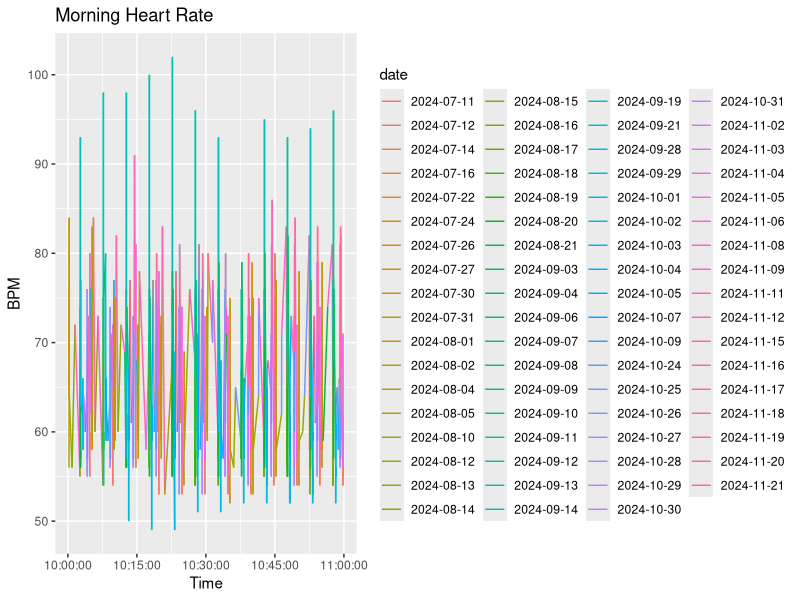
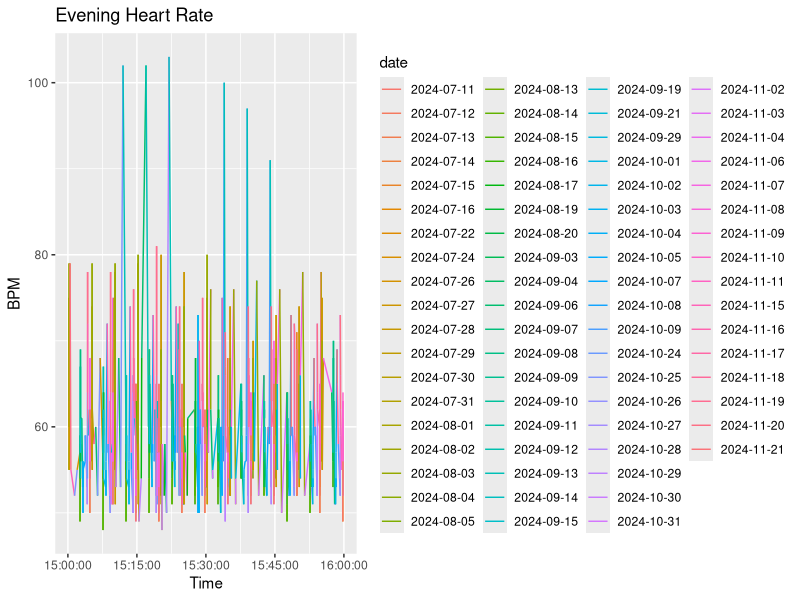

Reproduce these figures in R, in order.
Heart_rate <- read.csv("oura_heart-rate_2024-12-17T01-13-44.csv")
View(Heart_rate)

library(tidyverse)
library(ggplot2)

# Separate date and time into two different columns
Heart_rate_separated <- Heart_rate %>%
  separate(timestamp, into = c("date", "time"), sep = "T") %>%
  mutate(
    time = str_remove(time, "Z$")  # Remove the "Z" at the end of the time string
  )


Heart_rate_separated <- Heart_rate_separated %>%
  mutate(time = hms::as_hms(time))

View(Heart_rate_separated)
class(Heart_rate_separated$time)

#Morning heart rate

start_time <- hms::as_hms("10:00:00")
end_time <- hms::as_hms("11:00:00")


morning_heart_rate <- Heart_rate_separated %>%
  filter(time >= start_time & time <= end_time)

View(morning_heart_rate)

p1 <- ggplot(morning_heart_rate, aes(y = bpm, x = time, color = date)) + 
  geom_line(aes(group = 1)) +
  labs(title = "Morning Heart Rate", x = "Time", y = "BPM")
p1

#Evening heart rate

start_time <- hms::as_hms("15:00:00")
end_time <- hms::as_hms("16:00:00")


evening_heart_rate <- Heart_rate_separated %>%
  filter(time >= start_time & time <= end_time)

View(evening_heart_rate)

p2 <- ggplot(evening_heart_rate, aes(y = bpm, x = time, color = date)) + 
  geom_line(aes(group = 1)) +
  labs(title = "Evening Heart Rate", x = "Time", y = "BPM")
p2